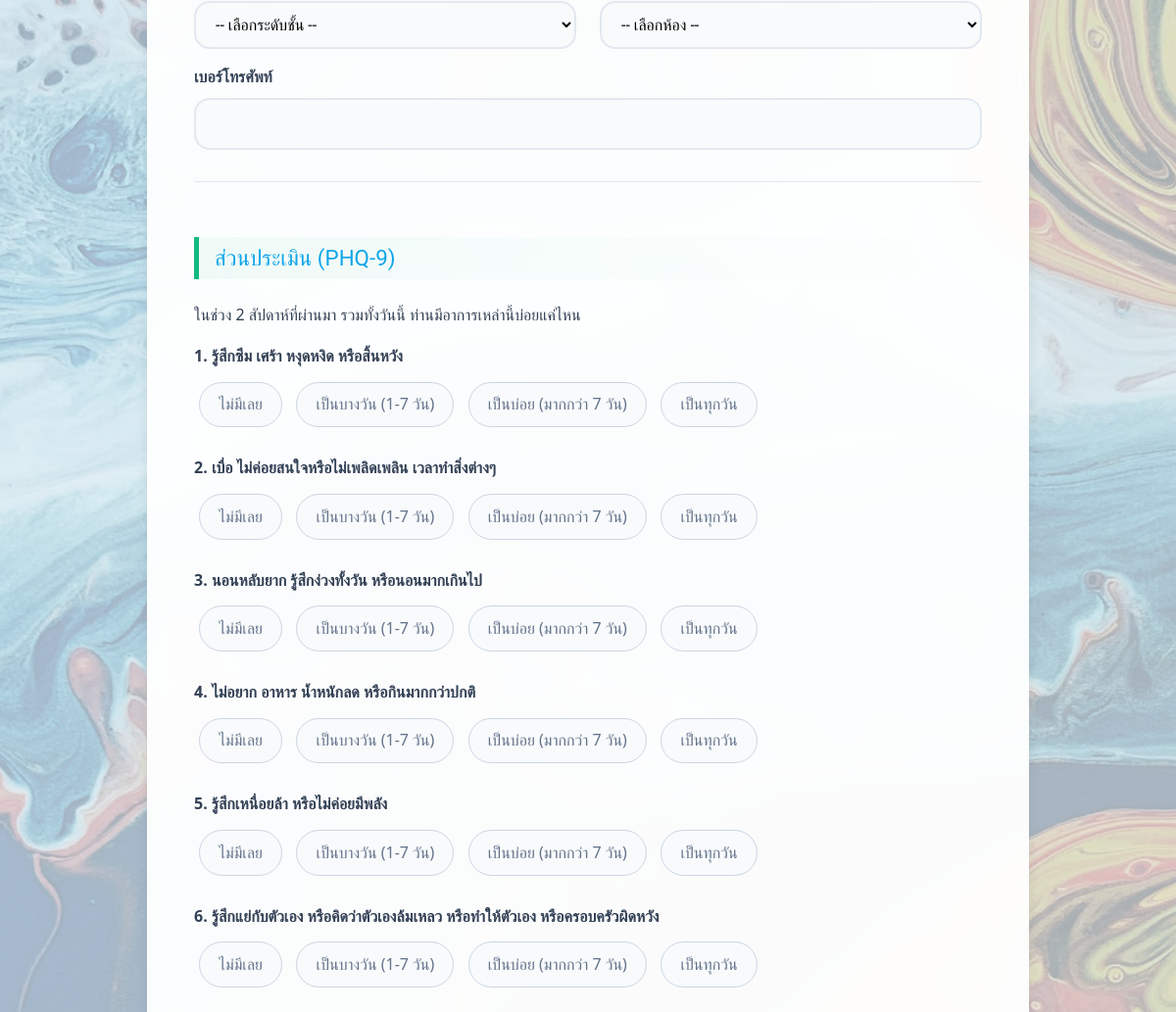
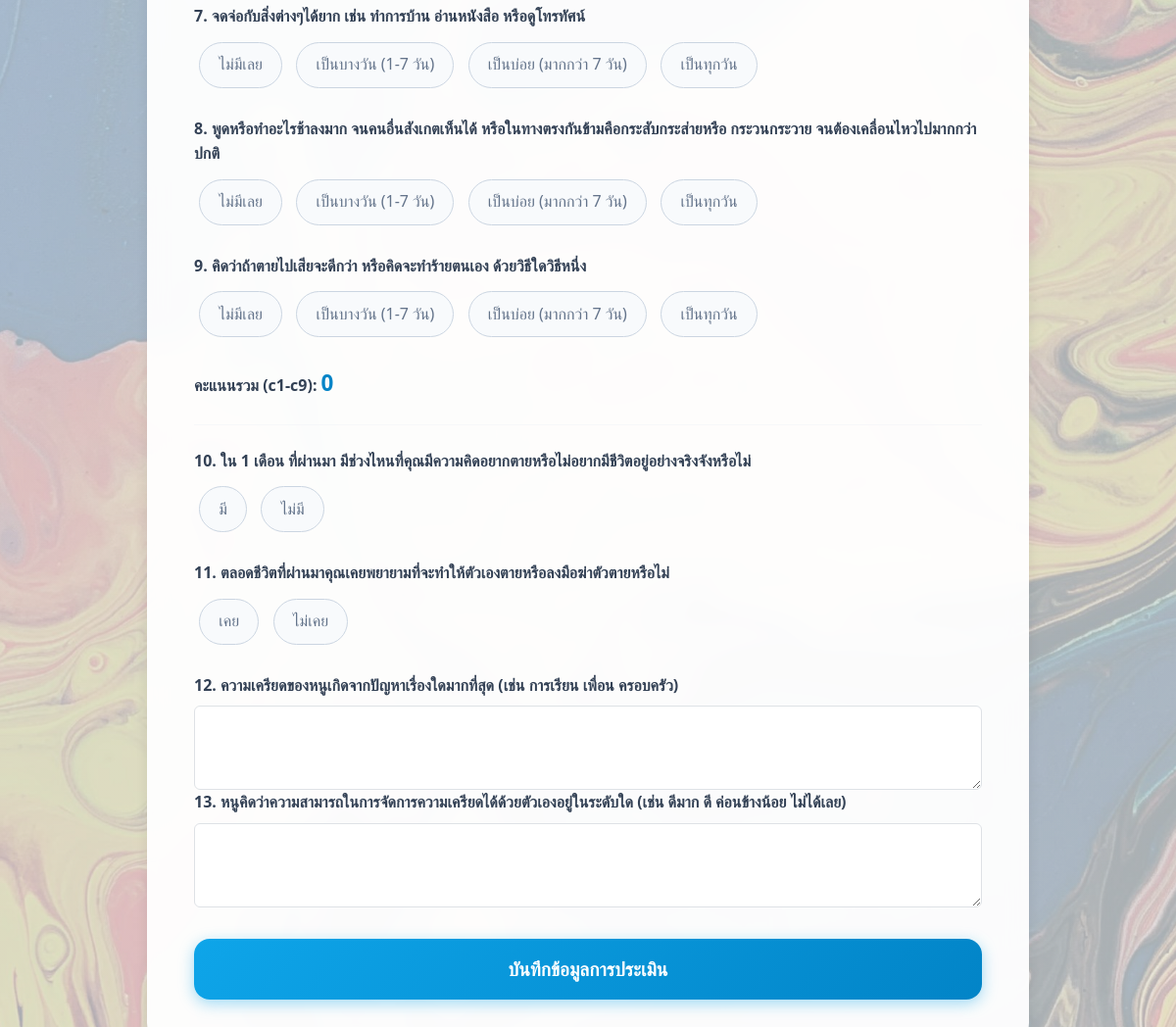
/ (lower part), run on an earlier commit of the app's database (2 pictures, top to bottom).
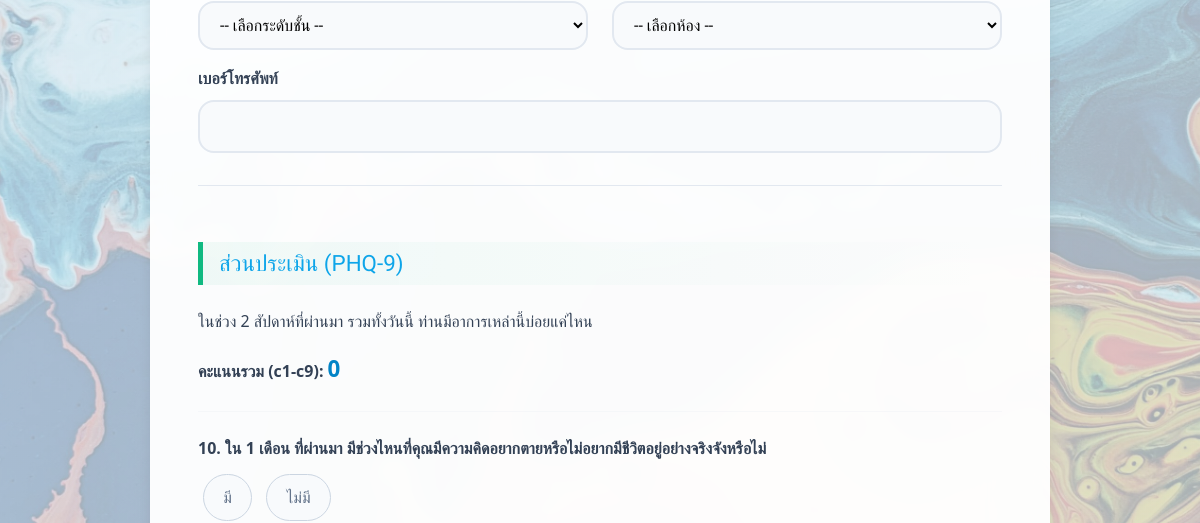
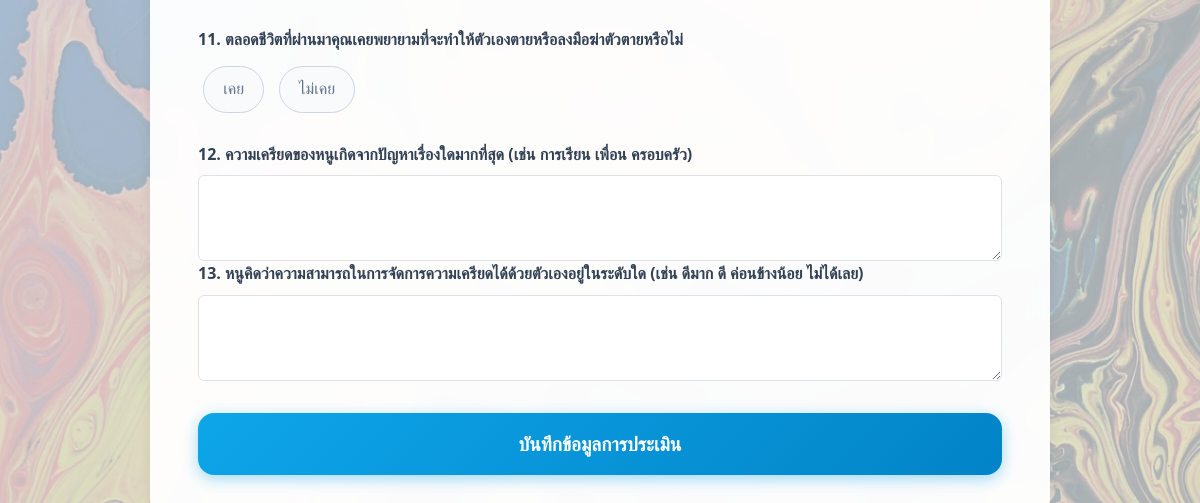
And on a later commit of the database (2 pictures, top to bottom).
### tables this page shows
CREATE TABLE `phq_question` (
  `id` int NOT NULL,
  `question` text NOT NULL
);

### public/index.php (the view, shortened to what this page needs)
<?php
try {
    $db = Database::connect();
    $db->exec("SET NAMES utf8mb4");
    $sql_phq = "SELECT id, question FROM phq_question WHERE id BETWEEN 1 AND 9 ORDER BY id";
    $stmt_phq = $db->query($sql_phq);
    $phq_questions = $stmt_phq->fetchAll();
} catch (PDOException $e) {
    $message = '<p class="message error">การเชื่อมต่อฐานข้อมูลล้มเหลว: ' . $e->getMessage() . '</p>';
}
?>
<!DOCTYPE html>
<html lang="th">
<head>
    <link href="css/style.css" rel="stylesheet">
    <link rel="stylesheet" href="https://cdn.jsdelivr.net/npm/sweetalert2@11/dist/sweetalert2.min.css">
    <link href="https://cdn.jsdelivr.net/npm/bootstrap@5.3.3/dist/css/bootstrap.min.css" rel="stylesheet">
    <link href="css/index.css" rel="stylesheet">
</head>
<body>
    <?php include 'navbar.php'; ?>
    <div class="main-card">
        <form action="<?php echo htmlspecialchars($_SERVER["PHP_SELF"]); ?>" method="post">
            <section class="personal-info">
                <div class="form-row" style="margin-top: 1rem;">
                    <div class="form-col">
                        <select id="class_level" name="class_level" required>
                            <option value="">-- เลือกระดับชั้น --</option>
                        </select>
                    </div>
                    <div class="form-col">
                        <select id="room" name="room" required>
                            <option value="">-- เลือกห้อง --</option>
                        </select>
                    </div>
                </div>
                <div class="form-row" style="margin-top: 1rem;">
                    <div class="form-col">
                        <label for="tel">เบอร์โทรศัพท์</label>
                        <input type="text" id="tel" name="tel" inputmode="numeric" pattern="[0-9]{10}" maxlength="10" minlength="10" oninput="this.value = this.value.replace(/[^0-9]/g, '')" title="กรุณากรอกเบอร์โทรศัพท์ 10 หลัก" required />
                    </div>
                </div>
            </section>
            <section class="assessment-section">
                <h2>ส่วนประเมิน (PHQ-9)</h2>
                <p>ในช่วง 2 สัปดาห์ที่ผ่านมา รวมทั้งวันนี้ ท่านมีอาการเหล่านี้บ่อยแค่ไหน</p>
                <?php
                $phq_options = [
                    0 => 'ไม่มีเลย',
                    1 => 'เป็นบางวัน (1-7 วัน)',
                    2 => 'เป็นบ่อย (มากกว่า 7 วัน)',
                    3 => 'เป็นทุกวัน'
                ];
                ?>
                <?php foreach ($phq_questions as $q): ?>
                    <div class="question-group">
                        <label class=""><?= $q['id'] . '. ' . htmlspecialchars($q['question']) ?></label>
                        <div class="radio-group radio-buttons">
                            <?php foreach ($phq_options as $value => $text): ?>
                                <label for="c<?= $q['id'] ?>-<?= $value ?>"><?= $text ?></label>
                            <?php endforeach; ?>
                        </div>
                    </div>
                <?php endforeach; ?>
                <div class="form-group">
                    <p><strong>คะแนนรวม (c1-c9): <span id="score-display" class="score-display">0</span></strong></p>
                </div>
                <hr style="margin: 1.5rem 0; border: 0; border-top: 1px solid #e2e8f0" />
                <div class="question-group">
                    <label>10. ใน 1 เดือน ที่ผ่านมา มีช่วงไหนที่คุณมีความคิดอยากตายหรือไม่อยากมีชีวิตอยู่อย่างจริงจังหรือไม่</label>
                    <div class="radio-group radio-buttons">
                        <input type="radio" id="c10-1" name="c10" value="1" required><label for="c10-1">มี</label>
                        <input type="radio" id="c10-0" name="c10" value="0" required><label for="c10-0">ไม่มี</label>
                    </div>
                </div>
                <div class="question-group">
                    <label>11. ตลอดชีวิตที่ผ่านมาคุณเคยพยายามที่จะทำให้ตัวเองตายหรือลงมือฆ่าตัวตายหรือไม่</label>
                    <div class="radio-group radio-buttons">
                        <input type="radio" id="c11-1" name="c11" value="1" required><label for="c11-1">เคย</label>
                        <input type="radio" id="c11-0" name="c11" value="0" required><label for="c11-0">ไม่เคย</label>
                    </div>
                </div>
                <div class="form-group">
                    <label for="stress">12. ความเครียดของหนูเกิดจากปัญหาเรื่องใดมากที่สุด (เช่น การเรียน เพื่อน ครอบครัว)</label>
                    <textarea id="stress" name="stress" rows="3" class="form-control"></textarea>
                </div>
                <div class="form-group">
                    <label for="manage_stress">13. หนูคิดว่าความสามารถในการจัดการความเครียดได้ด้วยตัวเองอยู่ในระดับใด (เช่น ดีมาก ดี ค่อนข้างน้อย ไม่ได้เลย)</label>
                    <textarea id="manage_stress" name="manage_stress" rows="3" class="form-control"></textarea>
                </div>
            </section>
            <button type="submit" class="submit-btn">บันทึกข้อมูลการประเมิน</button>
        </form>
    </div>
</body>
</html>

What changed in the data, as far as the page shows it:
removed phq_question: id "1", question "รู้สึกซึม เศร้า หงุดหงิด หรือสิ้นหวัง", text "ไม่มีเลย", text "เป็นบางวัน (1-7 วัน)", text "เป็นบ่อย (มากกว่า 7 วัน)", text "เป็นทุกวัน"
removed phq_question: id "2", question "เบื่อ ไม่ค่อยสนใจหรือไม่เพลิดเพลิน เวลาทำสิ่งต่างๆ", text "ไม่มีเลย", text "เป็นบางวัน (1-7 วัน)", text "เป็นบ่อย (มากกว่า 7 วัน)", text "เป็นทุกวัน"
removed phq_question: id "3", question "นอนหลับยาก รู้สึกง่วงทั้งวัน หรือนอนมากเกินไป", text "ไม่มีเลย", text "เป็นบางวัน (1-7 วัน)", text "เป็นบ่อย (มากกว่า 7 วัน)", text "เป็นทุกวัน"
removed phq_question: id "4", question "ไม่อยาก อาหาร น้ำหนักลด หรือกินมากกว่าปกติ", text "ไม่มีเลย", text "เป็นบางวัน (1-7 วัน)", text "เป็นบ่อย (มากกว่า 7 วัน)", text "เป็นทุกวัน"
removed phq_question: id "5", question "รู้สึกเหนื่อยล้า หรือไม่ค่อยมีพลัง", text "ไม่มีเลย", text "เป็นบางวัน (1-7 วัน)", text "เป็นบ่อย (มากกว่า 7 วัน)", text "เป็นทุกวัน"
removed phq_question: id "6", question "รู้สึกแย่กับตัวเอง หรือคิดว่าตัวเองล้มเหลว หรือทำให้ตัวเอง หรือครอบครัวผิดหวัง", text "ไม่มีเลย", text "เป็นบางวัน (1-7 วัน)", text "เป็นบ่อย (มากกว่า 7 วัน)", text "เป็นทุกวัน"
removed phq_question: id "7", question "จดจ่อกับสิ่งต่างๆได้ยาก เช่น ทำการบ้าน อ่านหนังสือ หรือดูโทรทัศน์", text "ไม่มีเลย", text "เป็นบางวัน (1-7 วัน)", text "เป็นบ่อย (มากกว่า 7 วัน)", text "เป็นทุกวัน"
removed phq_question: id "8", question "พูดหรือทำอะไรช้าลงมาก จนคนอื่นสังเกตเห็นได้ หรือในทางตรงกันข้ามคือกระสับกระส่ายหรือ กระวนกระวาย จนต้องเคลื่อนไหวไปมากกว่าปกติ", text "ไม่มีเลย", text "เป็นบางวัน (1-7 วัน)", text "เป็นบ่อย (มากกว่า 7 วัน)", text "เป็นทุกวัน"
removed phq_question: id "9", question "คิดว่าถ้าตายไปเสียจะดีกว่า หรือคิดจะทำร้ายตนเอง ด้วยวิธีใดวิธีหนึ่ง", text "ไม่มีเลย", text "เป็นบางวัน (1-7 วัน)", text "เป็นบ่อย (มากกว่า 7 วัน)", text "เป็นทุกวัน"
